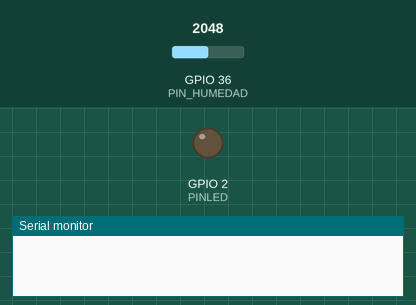
Recording of a sketch running on a simulated ESP32. On the bench: output pins drawn as LEDs (lit = HIGH), the last lines printed to the serial monitor. Inputs (shaded band) come from the test bench; at power-on: GPIO 36 (PIN_HUMEDAD) = 2048.

Above: at 0.0 s.
At 2.1 s:
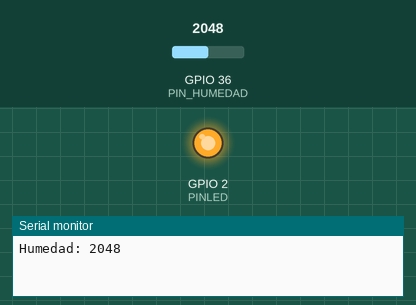
Timing chart, 0 to 3.6 s (numbered marks = the images above):
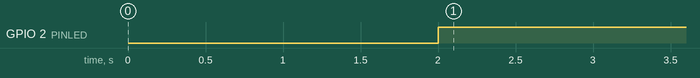

The sketch:

HUMEDAD_TEMPERATURA_ESP32.ino
```cpp
#include <DHT.h>

//#define DHTPIN 4     // Pin donde está conectado el sensor
//#define DHTTYPE DHT22
#define PINLED 2

#define PIN_HUMEDAD 36

//DHT dht(DHTPIN, DHTTYPE);

void setup() {
  Serial.begin(115200);
  //dht.begin();
  pinMode(PIN_HUMEDAD, INPUT);
  pinMode(PINLED, OUTPUT);
}
void loop() {
  delay(2000);
  int lecturaHumedad = analogRead(PIN_HUMEDAD);
  //float temperatura = dht.readTemperature();

  if (lecturaHumedad < 3000) {
    digitalWrite(PINLED, HIGH);

  } else {
    digitalWrite(PINLED, LOW);
  }

  //Serial.print("Temperatura: ");
  //Serial.print(temperatura);
  Serial.print("Humedad: ");
  Serial.println(lecturaHumedad);  //lectura analógica
}
```

Measured:
- by itself, GPIO 2 (PINLED): LOW → HIGH at 2.0 s
